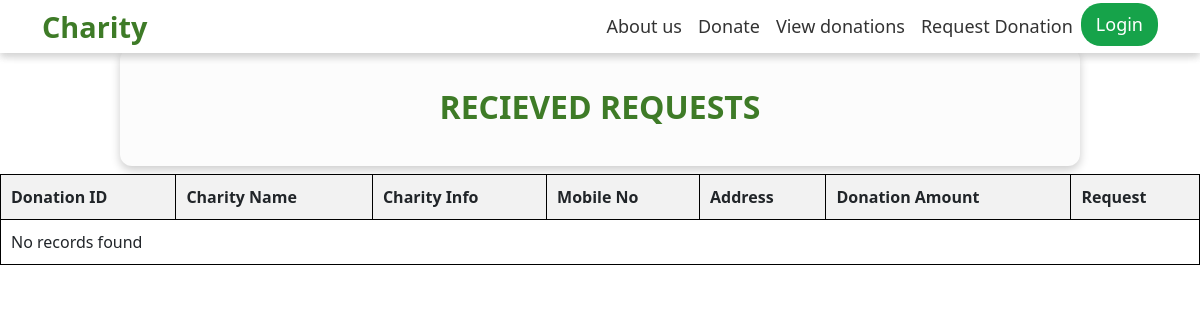
Before: /assets/html/showdonations.php with the older database file.
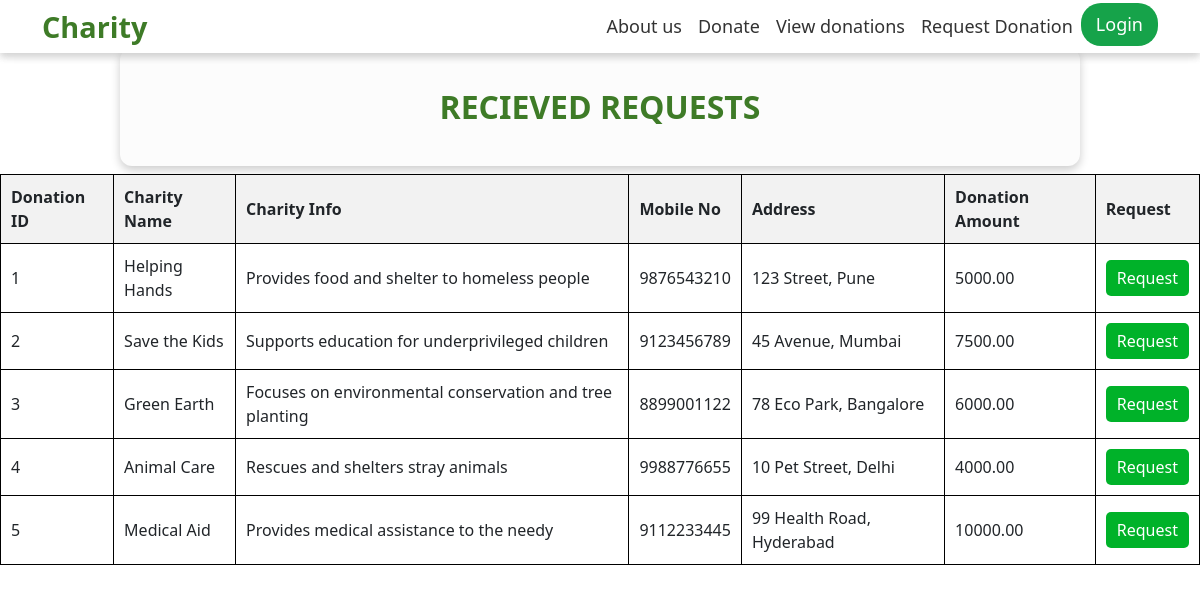
After: the same page with the newer database file.
### tables this page shows
CREATE TABLE Donations (
    donation_id INT AUTO_INCREMENT PRIMARY KEY,
    charity_name VARCHAR(255) NOT NULL,
    charity_info TEXT,
    mobile_no VARCHAR(15) NOT NULL,
    address TEXT NOT NULL,
    donation_amount DECIMAL(10,2) NOT NULL,
    request_button VARCHAR(255) DEFAULT 'http://localhost/charity-website/assets/html/assets/html/request.php'
);

### assets/html/showdonations.php (the view, shortened to what this page needs)
<!DOCTYPE html>
<html lang="en">
<head>
    <link href="https://cdn.jsdelivr.net/npm/bootstrap@5.1.3/dist/css/bootstrap.min.css" rel="stylesheet">
    <link rel="stylesheet" href="../css/styles.css">
</head>
<body>
    <nav id="#navbar" class="navbar navbar-expand-lg bg-white py-0 fixed-top">
        <div class="container">
            <a href="" class="navbar-brand text-dark logo">
            </a>
            <div class="collapse navbar-collapse" id="navmenu">
                <ul class="navbar-nav ms-auto">
                    <li class="nav-item">
                        <a href="assets/html/about.php" class="nav-link">About us</a>
                    </li>
                    <li class="nav-item hov">
                        <a href="assets/html/donateEdu.php" class="nav-link">Donate</a>
                    </li>
                    <li class="nav-item hov">
                        <a href="showdonations.php" class="nav-link">View donations</a>
                    </li>
                    <li class="nav-item">
                        <a href="request.php" class="nav-link">Request Donation</a>
                    </li>
                    <li class="nav-item">
                    <?php if (isset($_SESSION['user_id'])): ?>
                        <a href="assets/html/logout.php" class="nav-link"
                        style="border-radius: 20px;color: white !important; background-color: #DC2626; padding: 8px 15px; text-align: center; text-decoration: none; display: inline-block;">
                            Logout
                        </a>
                    <?php else: ?>
                        <a href="assets/html/login.php" class="nav-link"
                        style="border-radius: 20px;color: white !important; background-color: #16A34A; padding: 8px 15px; text-align: center; text-decoration: none; display: inline-block;">
                        </a>
                    <?php endif; ?>
                    </li>
                </ul>
        </div>
    </nav>  <nav id="#navbar" class="navbar navbar-expand-lg bg-white py-0 fixed-top">
        <div class="container">
            <a href="#" class="navbar-brand text-dark logo">
                Charity
            </a>
            <div class="collapse navbar-collapse" id="navmenu">
                <ul class="navbar-nav ms-auto">
                    <li class="nav-item">
                        <a href="about.php" class="nav-link">About us</a>
                    </li>
                    <li class="nav-item hov">
                        <a href="donateEdu.php" class="nav-link">Donate</a>
                    </li>
                    <li class="nav-item hov">
                        <a href="showdonations.php" class="nav-link">View donations</a>
                    </li>
                    <li class="nav-item">
                        <a href="request.php" class="nav-link">Request Donation</a>
                    </li>
                    <li class="nav-item">
                    <?php if (isset($_SESSION['user_id'])): ?>
                        <a href="logout.php" class="nav-link"
                        style="border-radius: 20px;color: white !important; background-color: #DC2626; padding: 8px 15px; text-align: center; text-decoration: none; display: inline-block;">
                            Logout
                        </a>
                    <?php else: ?>
                        <a href="login.php" class="nav-link"
                        style="border-radius: 20px;color: white !important; background-color: #16A34A; padding: 8px 15px; text-align: center; text-decoration: none; display: inline-block;">
                            Login
                        </a>
                    <?php endif; ?>
                    </li>
                </ul>
            </div>
        </div>
    </nav>
    <h2 class="text-center mt-5" style="color:#3E7B27;">Recieved Requests</h2>
    <?php
$servername = "localhost";
$username = "root";
$password = "";
$database = "charity";
$conn = new mysqli($servername, $username, $password, $database);
$sql = "SELECT * FROM Donations";
$result = $conn->query($sql);
?>
<table>
    <tr>
        <th>Donation ID</th>
        <th>Charity Name</th>
        <th>Charity Info</th>
        <th>Mobile No</th>
        <th>Address</th>
        <th>Donation Amount</th>
        <th>Request</th>
    </tr>
    <?php
    if ($result->num_rows > 0) {
        while ($row = $result->fetch_assoc()) {
            echo "<tr>
                    <td>{$row['donation_id']}</td>
                    <td>{$row['charity_name']}</td>
                    <td>{$row['charity_info']}</td>
                    <td>{$row['mobile_no']}</td>
                    <td>{$row['address']}</td>
                    <td>{$row['donation_amount']}</td>
                    <td><a href='request.php' class='btn' target='_blank'>Request</a></td>
                  </tr>";
        }
    } else {
        echo "<tr><td colspan='7'>No records found</td></tr>";
    }
    ?>
</table>
</body>
</html>

### assets/css/styles.css (style rules this page uses)
.navbar { box-shadow: 0 4px 8px rgba(0, 0, 0, 0.1); transition: all 0.3s ease-in-out; }
.navbar-brand { font-size: 1.8rem; font-weight: bold; color: #3E7B27 !important; }
.navbar-nav .nav-link { font-size: 1.1rem; font-weight: 500; color: #333 !important; padding: 10px 15px; transition: color 0.3s, transform 0.2s; }
.nav-item.hov { position: relative; }
.mt-5 { margin-top: 50px; padding: 40px; background: rgb(252, 252, 252); border-radius: 12px; box-shadow: 0 4px 10px rgba(0, 0, 0, 0.2); text-align: center; max-width: 80%; margin-left: auto; margin-right: auto; }
.navbar { box-shadow: 0 4px 8px rgba(0, 0, 0, 0.1); }
.navbar-nav .nav-link { font-size: 18px; padding: 10px 15px; transition: color 0.3s; }
h2 { font-size: 32px; font-weight: bold; text-transform: uppercase; text-align: center; margin-top: 50px; color: #3E7B27; }

### assets/html/showdonations.php (style rules this page uses)
table { width: 100%; border-collapse: collapse; }
th, td { border: 1px solid black; padding: 10px; text-align: left; }
th { background-color: #f2f2f2; }
.btn { padding: 5px 10px; background-color:rgb(0, 178, 41); color: white; text-decoration: none; border-radius: 5px; display: inline-block; }

Changed rows visible on the page:
added donations: donation_id "1", charity_name "Helping Hands", charity_info "Provides food and shelter to homeless people", mobile_no "9876543210", address "123 Street, Pune", donation_amount "5000.00"
added donations: donation_id "2", charity_name "Save the Kids", charity_info "Supports education for underprivileged children", mobile_no "9123456789", address "45 Avenue, Mumbai", donation_amount "7500.00"
added donations: donation_id "3", charity_name "Green Earth", charity_info "Focuses on environmental conservation and tree planting", mobile_no "8899001122", address "78 Eco Park, Bangalore", donation_amount "6000.00"
added donations: donation_id "4", charity_name "Animal Care", charity_info "Rescues and shelters stray animals", mobile_no "9988776655", address "10 Pet Street, Delhi", donation_amount "4000.00"
added donations: donation_id "5", charity_name "Medical Aid", charity_info "Provides medical assistance to the needy", mobile_no "9112233445", address "99 Health Road, Hyderabad", donation_amount "10000.00"
Other visible differences:
text no longer shown: "No records found"
